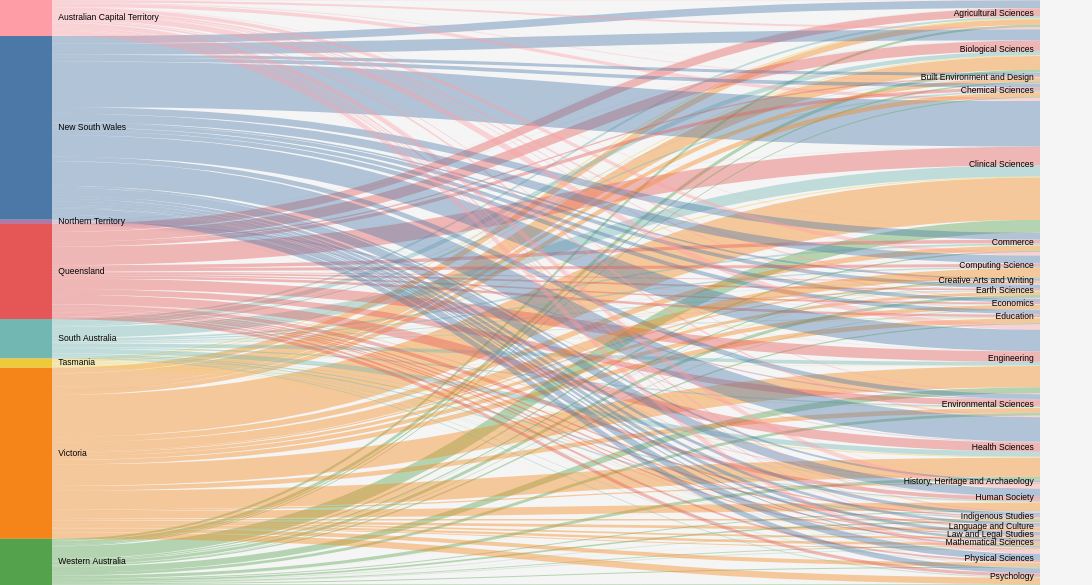

Here is the Vega-Lite specification saved for this chart:
### Vega specification from a JSON file in a GitHub repository (floating-point values rounded to 4 significant figures; data arrays with more than 128 entries replaced by an {"elided": "..."} marker saying what was removed)
{"$schema": "https://vega.github.io/schema/vega/v5.json", "height": 750, "width": 1400, "data": [{"name": "rawData", "values": {"elided": "184 records"}}, {"name": "nodes", "source": "rawData", "transform": [{"type": "filter", "expr": "!groupSelector || groupSelector.State == datum.State || groupSelector.Field == datum.Field"}, {"type": "formula", "expr": "datum.State+datum.Field", "as": "key"}, {"type": "fold", "fields": ["State", "Field"], "as": ["stack", "grpId"]}, {"type": "formula", "expr": "datum.stack == 'State' ? datum.State+' '+datum.Field : datum.Field+' '+datum.State", "as": "sortField"}, {"type": "stack", "groupby": ["stack"], "sort": {"field": "sortField", "order": "descending"}, "field": "Money"}, {"type": "formula", "expr": "(datum.y0+datum.y1)/2", "as": "yc"}]}, {"name": "groups", "source": "nodes", "transform": [{"type": "aggregate", "groupby": ["stack", "grpId"], "fields": ["Money"], "ops": ["sum"], "as": ["total"]}, {"type": "stack", "groupby": ["stack"], "sort": {"field": "grpId", "order": "descending"}, "field": "total"}, {"type": "formula", "expr": "scale('y', datum.y0)", "as": "scaledY0"}, {"type": "formula", "expr": "scale('y', datum.y1)", "as": "scaledY1"}, {"type": "formula", "expr": "datum.stack == 'State'", "as": "rightLabel"}, {"type": "formula", "expr": "datum.total/domain('y')[1]", "as": "percentage"}]}, {"name": "destinationNodes", "source": "nodes", "transform": [{"type": "filter", "expr": "datum.stack == 'Field'"}]}, {"name": "edges", "source": "nodes", "transform": [{"type": "filter", "expr": "datum.stack == 'State'"}, {"type": "lookup", "from": "destinationNodes", "key": "key", "fields": ["key"], "as": ["target"]}, {"type": "linkpath", "orient": "horizontal", "shape": "diagonal", "sourceY": {"expr": "scale('y', datum.yc)"}, "sourceX": {"expr": "scale('x', 'State') + bandwidth('x')"}, "targetY": {"expr": "scale('y', datum.target.yc)"}, "targetX": {"expr": "scale('x', 'Field')"}}, {"type": "formula", "expr": "range('y')[0]-scale('y', datum.Money)", "as": "strokeWidth"}, {"type": "formula", "expr": "datum.Money/domain('y')[1]", "as": "percentage"}]}], "scales": [{"name": "x", "type": "band", "range": "width", "domain": ["State", "Field"], "paddingInner": 0.95}, {"name": "y", "type": "linear", "range": "height", "domain": {"data": "nodes", "field": "y1"}}, {"name": "color", "type": "ordinal", "range": "category", "domain": {"data": "rawData", "field": "State"}}, {"name": "stackNames", "type": "ordinal", "range": ["Source", "Destination"], "domain": ["State", "Field"]}], "marks": [{"type": "path", "name": "edgeMark", "from": {"data": "edges"}, "clip": true, "encode": {"update": {"stroke": [{"scale": "color", "field": "State"}], "strokeWidth": {"field": "strokeWidth"}, "path": {"field": "path"}, "strokeOpacity": {"signal": "!groupSelector && (groupHover.State == datum.State || groupHover.Field == datum.Field) ? 0.9 : 0.4"}, "zindex": {"signal": "!groupSelector && (groupHover.State == datum.State || groupHover.Field == datum.Field) ? 1 : 0"}, "tooltip": {"signal": "datum.State + ' on ' + datum.Field + ':  ' + format(datum.Money, ',.0f')"}}, "hover": {"strokeOpacity": {"value": 1}}}}, {"type": "rect", "name": "groupMark", "from": {"data": "groups"}, "encode": {"enter": {"fill": {"scale": "color", "field": "grpId"}, "width": {"scale": "x", "band": 1}}, "update": {"x": {"scale": "x", "field": "stack"}, "y": {"field": "scaledY0"}, "y2": {"field": "scaledY1"}, "fillOpacity": {"value": 1}, "tooltip": {"signal": "datum.grpId + ' Expenditure: ' + format(datum.total, ',.0f')"}}, "hover": {"fillOpacity": {"value": 1}}}}, {"type": "text", "from": {"data": "groups"}, "interactive": false, "encode": {"update": {"x": {"signal": "scale('x', datum.stack) + (datum.rightLabel ? bandwidth('x') + 8 : -8)"}, "yc": {"signal": "(datum.scaledY0 + datum.scaledY1)/2"}, "align": {"signal": "datum.rightLabel ? 'left' : 'right'"}, "baseline": {"value": "middle"}, "fontWeight": {"value": "normal"}, "text": {"signal": "abs(datum.scaledY0-datum.scaledY1) > 5 ? datum.grpId : ''"}}}}, {"type": "group", "data": [{"name": "dataForShowAll", "values": [{}], "transform": [{"type": "filter", "expr": "groupSelector"}]}], "encode": {"enter": {"xc": {"signal": "width/2"}, "y": {"value": 30}, "width": {"value": 80}, "height": {"value": 30}}}, "marks": [{"type": "group", "name": "groupReset", "from": {"data": "dataForShowAll"}, "encode": {"enter": {"cornerRadius": {"value": 6}, "fill": {"value": "#f5f5f5"}, "stroke": {"value": "#000"}, "strokeWidth": {"value": 2}, "height": {"field": {"group": "height"}}, "width": {"field": {"group": "width"}}}, "update": {"opacity": {"value": 1}}, "hover": {"opacity": {"value": 0.7}}}, "marks": [{"type": "text", "interactive": false, "encode": {"enter": {"xc": {"field": {"group": "width"}, "mult": 0.5}, "yc": {"field": {"group": "height"}, "mult": 0.5, "offset": 2}, "align": {"value": "center"}, "baseline": {"value": "middle"}, "fontWeight": {"value": "normal"}, "text": {"value": "Show All"}}}}]}]}, {"type": "rect", "from": {"data": "nodes"}, "encode": {"enter": {"stroke": {"value": "#000"}, "strokeWidth": {"value": 0}, "width": {"scale": "x", "band": 1}, "x": {"scale": "x", "field": "stack"}, "y": {"field": "y0", "scale": "y"}, "y2": {"field": "y1", "scale": "y"}}}}], "signals": [{"name": "groupHover", "value": {}, "on": [{"events": "@groupMark:mouseover", "update": "{State:datum.stack=='State' && datum.grpId, Field:datum.stack=='Field' && datum.grpId}"}, {"events": "mouseout", "update": "{}"}]}, {"name": "groupSelector", "value": false, "on": [{"events": "@groupMark:click!", "update": "{stack:datum.stack, State:datum.stack=='State' && datum.grpId, Field:datum.stack=='Field' && datum.grpId}"}, {"events": [{"type": "click", "markname": "groupReset"}, {"type": "dblclick"}], "update": "false"}]}], "config": {"font": "Poppins", "background": "rgb(245,245,245)"}}
